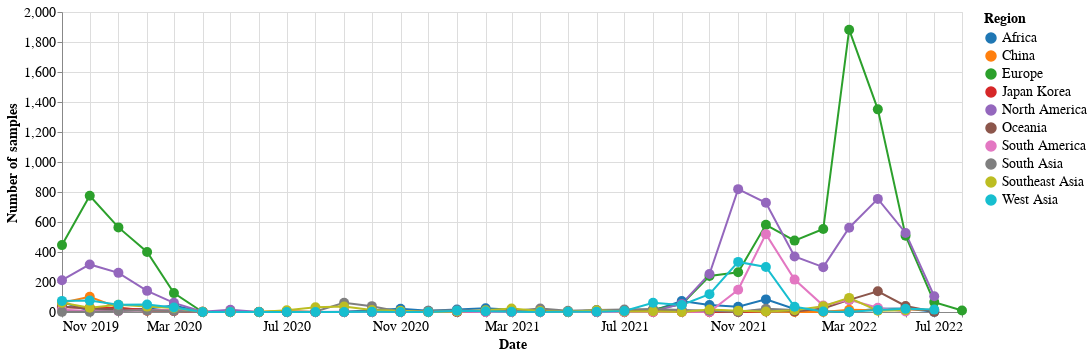

Source (notebook cell):
### Code cell
alt.Chart(binned_counts_h3n2).mark_line(point=alt.OverlayMarkDef(size=100)).encode(
    x=alt.X("yearmonth(date):T", title="Date"),
    y=alt.Y("samples:Q", title="Number of samples"),
    color=alt.Color("region:N", title="Region", scale=alt.Scale(domain=regions, scheme='category10')),
    tooltip=["region:N", "date:T", "samples:Q"],
).configure_axis(
    labelFontSize=14,
    titleFontSize=14,
).configure_legend(
    labelFontSize=14,
    titleFontSize=14,
).properties(
    width=900,
    height=300,
)

### Figure 1 — Vega-Lite specification as saved in the notebook (floating-point values rounded to 4 significant figures; data arrays with more than 128 entries replaced by an {"elided": "..."} marker saying what was removed)
{"config": {"view": {"continuousWidth": 400, "continuousHeight": 300}, "axis": {"labelFontSize": 14, "titleFontSize": 14}, "legend": {"labelFontSize": 14, "titleFontSize": 14}}, "data": {"name": "data-ac593cafd6dcfb0483c6226c5a911070"}, "mark": {"type": "line", "point": {"size": 100}}, "encoding": {"color": {"field": "region", "scale": {"domain": ["Africa", "China", "Europe", "Japan Korea", "North America", "Oceania", "South America", "South Asia", "Southeast Asia", "West Asia"], "scheme": "category10"}, "title": "Region", "type": "nominal"}, "tooltip": [{"field": "region", "type": "nominal"}, {"field": "date", "type": "temporal"}, {"field": "samples", "type": "quantitative"}], "x": {"field": "date", "timeUnit": "yearmonth", "title": "Date", "type": "temporal"}, "y": {"field": "samples", "title": "Number of samples", "type": "quantitative"}}, "height": 300, "width": 900, "$schema": "https://vega.github.io/schema/vega-lite/v4.17.0.json", "datasets": {"data-ac593cafd6dcfb0483c6226c5a911070": {"elided": "308 records"}}}
